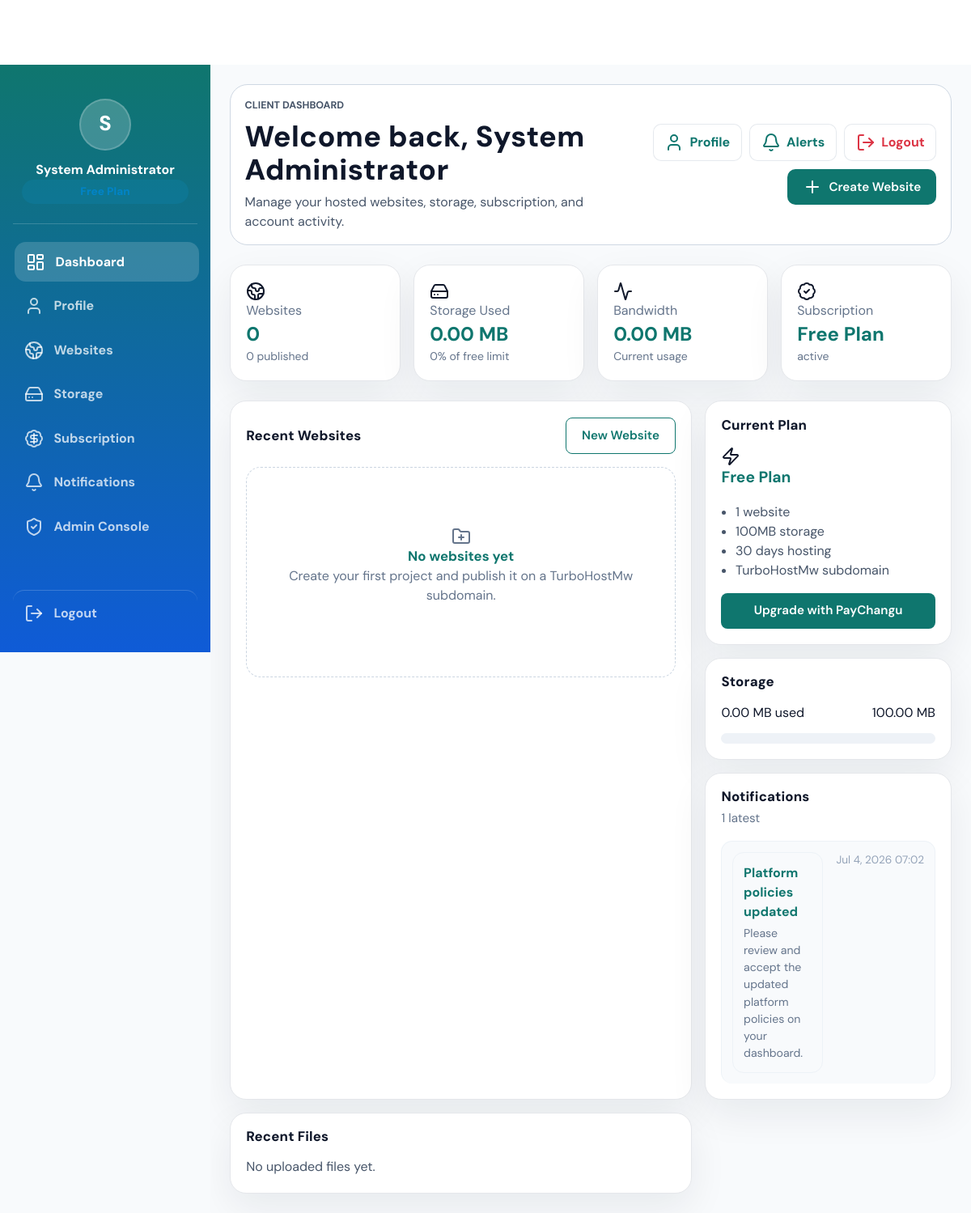
The app's page /dashboard (signed in) with its own data.
### tables this page shows
CREATE TABLE notifications (
    id INT AUTO_INCREMENT PRIMARY KEY,
    user_id INT,
    category VARCHAR(80) DEFAULT 'general',
    icon VARCHAR(80) DEFAULT 'bell',
    title VARCHAR(255),
    message TEXT,
    target_url VARCHAR(255) DEFAULT NULL,
    is_read BOOLEAN DEFAULT FALSE,
    email_sent BOOLEAN DEFAULT FALSE,
    created_at TIMESTAMP DEFAULT CURRENT_TIMESTAMP,
    FOREIGN KEY (user_id) REFERENCES users(id) ON DELETE CASCADE
);

### app/Views/dashboard/index.php (the view, shortened to what the rows shown need)
<section class="client-dashboard">
  <div class="client-main">
    <header class="client-header">
      <div>
        <h1>Welcome back, <?= htmlspecialchars($displayName, ENT_QUOTES, 'UTF-8') ?></h1>
      </div>
    </header>
    <div class="client-grid">
      <section class="client-card client-wide" id="websites">
        <div class="client-card-head">
          <h2>Recent Websites</h2>
        </div>
      </section>
      <section class="client-card" id="subscription">
        <div class="client-card-head">
          <h2>Current Plan</h2>
        </div>
      </section>
      <section class="client-card" id="storage">
        <div class="client-card-head">
          <h2>Storage</h2>
        </div>
      </section>
      <section class="client-card" id="notifications" data-notification-panel>
        <div class="client-card-head">
          <div>
            <h2>Notifications</h2>
          </div>
        </div>
        <div id="notificationItems">
          <?php if ($notifications === []): ?>
            <p class="text-secondary mb-0">No notifications yet.</p>
          <?php else: ?>
            <div class="client-mini-list">
              <?php foreach ($notifications as $notification): ?>
                <div class="notification-item">
                  <div>
                    <strong><?= htmlspecialchars($notification['title'], ENT_QUOTES, 'UTF-8') ?></strong>
                    <span><?= htmlspecialchars($notification['message'], ENT_QUOTES, 'UTF-8') ?></span>
                  </div>
                  <small><?= htmlspecialchars(date('M j, Y H:i', strtotime($notification['created_at'] ?? '')), ENT_QUOTES, 'UTF-8') ?></small>
                </div>
              <?php endforeach; ?>
            </div>
          <?php endif; ?>
        </div>
      </section>
      <section class="client-card">
        <div class="client-card-head">
          <h2>Recent Files</h2>
        </div>
      </section>
    </div>
  </div>
</section>

### records on screen
notifications: title "Platform policies updated", message "Please review and accept the updated platform policies on your dashboard.", created_at "Jul 4, 2026 07:02"

### other values on screen
substr((string) $displayName, 0, 1) "S"
$displayName "System Administrator"
$stats['websites'] "0"
$stats['published_websites'] "0"
$formatBytes($storageUsed) "0.00 MB"
$storagePercent "0"
$formatBytes((int) ($stats['bandwidth_used'] ?? 0)) "0.00 MB"
$currentPlan['name'] "Free Plan"
$subscription['status'] "active"
$benefit "1 website"
$benefit "100MB storage"
$benefit "30 days hosting"
$benefit "TurboHostMw subdomain"
$formatBytes($storageLimit) "100.00 MB"
count($notifications) "1"
